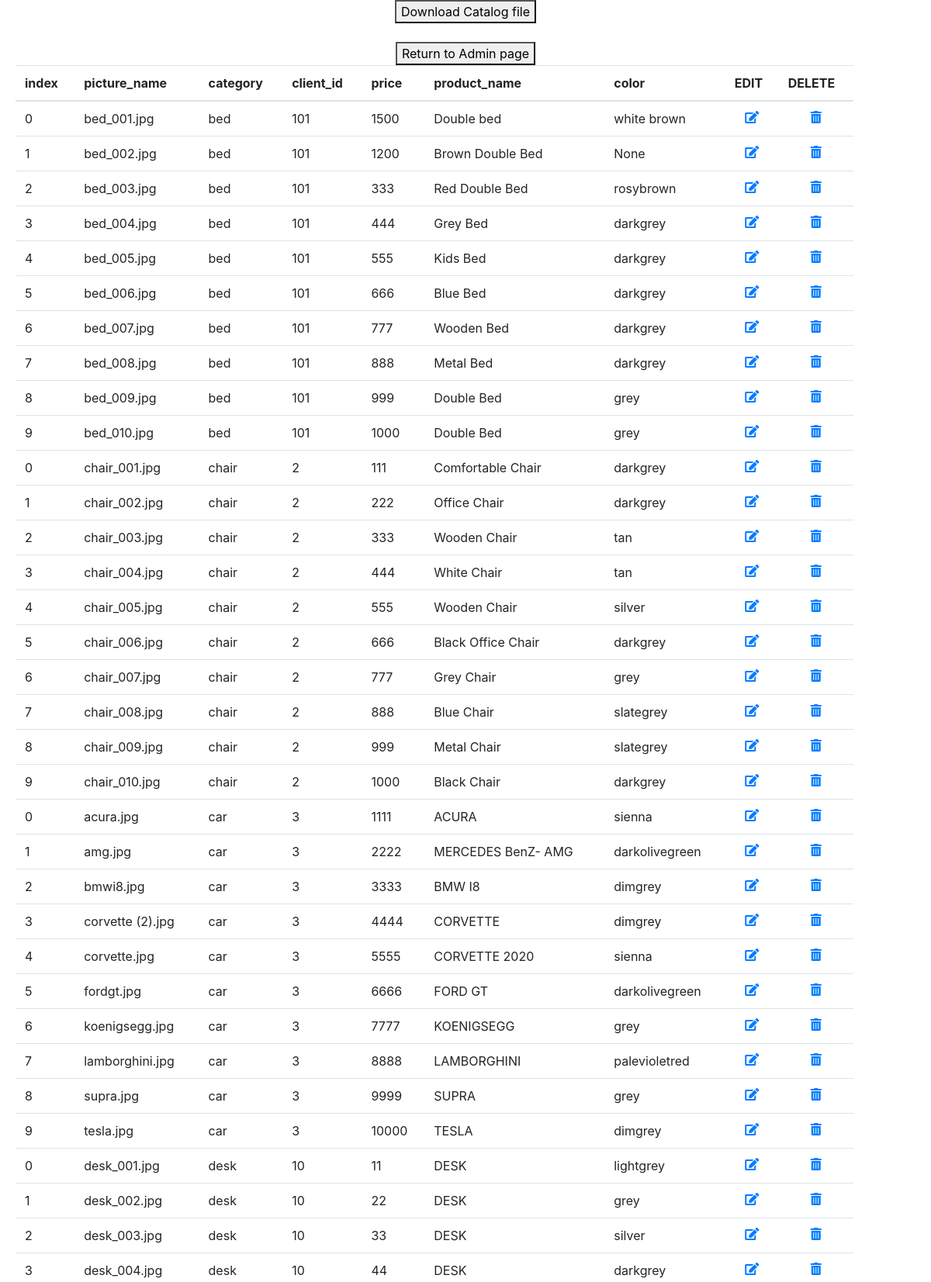
Screenshot of /sql_database (upper part) with the database file from the repository.
### tables this page shows
CREATE TABLE "data_table" (
"index" VARCHAR(256),
  "picture_name" VARCHAR(256),
  "category" VARCHAR(256),
  "client_id" VARCHAR(256),
  "price" VARCHAR(256),
  "product_name" VARCHAR(256),
  "color" VARCHAR(256)
);

### app.py (the view)
@app.route('/sql_database')
def sql_database():
    results = sql_query(''' SELECT * FROM data_table''')
    return render_template('viewcsv.html', results=results)

### dbmodel/sqlquery.py (called while the page is built)
def sql_query(query):
    cur = conn.cursor()
    cur.execute(query)
    rows = cur.fetchall()
    return rows

### templates/viewcsv.html (shortened to what this page needs)
<html>
    <head>
         <link rel="stylesheet" href="https://use.fontawesome.com/releases/v5.1.0/css/all.css">
         <link rel="stylesheet" href="https://stackpath.bootstrapcdn.com/bootstrap/4.1.1/css/bootstrap.min.css">
    </head>
   <body>
    <div>
        <center>
            <button type="button" onclick="window.location.href='{{url_for('download')}}';">Download Catalog file</button>
            <br><br>
            <button type="button" onclick="window.location.href='{{ url_for( 'admin' ) }}';">Return to Admin page</button>
        </center>
    </div>
    <div>
        <table class = 'table table-hover' style = 'margin-left: 20px; width: 90%;'>
            <thead>
            <tr>
                <th>index</th>
                <th>picture_name</th>
                <th>category</th>
                <th>client_id</th>
                <th>price</th>
                <th>product_name</th>
                <th>color</th>
                <th>EDIT</th>
                <th>DELETE</th>
            </tr>
            </thead>
            {% for result in results %}
                <tr>
                    <td>{{result["index"]}}</td>
                    <td>{{result["picture_name"]}}</td>
                    <td>{{result['category']}}</td>
                    <td>{{result['client_id']}}</td>
                    <td>{{result['price']}}</td>
                    <td>{{result['product_name']}}</td>
                    <td>{{result['color']}}</td>
                    <td align="center"><a href = "{{ url_for('sql_editlink', efname=result['picture_name'], elname=result['category']) }}"><i class="fas fa-edit"></a></td>
                    <td align="center"><a href = "{{ url_for('sql_datadelete', fname=result['picture_name'], lname=result['category']) }}"><i class="fas fa-trash-alt"></a></td>
                </tr>
            {% endfor %}
        </table>
    </div>
   </body>
</html>

### rows the page displays
data_table: index "0", picture_name "bed_001.jpg", category "bed", client_id "101", price "1500", product_name "Double bed", color "white brown"
data_table: index "1", picture_name "bed_002.jpg", category "bed", client_id "101", price "1200", product_name "Brown Double Bed", color "None"
data_table: index "2", picture_name "bed_003.jpg", category "bed", client_id "101", price "333", product_name "Red Double Bed", color "rosybrown"
data_table: index "3", picture_name "bed_004.jpg", category "bed", client_id "101", price "444", product_name "Grey Bed", color "darkgrey"
data_table: index "4", picture_name "bed_005.jpg", category "bed", client_id "101", price "555", product_name "Kids Bed", color "darkgrey"
data_table: index "5", picture_name "bed_006.jpg", category "bed", client_id "101", price "666", product_name "Blue Bed", color "darkgrey"
data_table: index "6", picture_name "bed_007.jpg", category "bed", client_id "101", price "777", product_name "Wooden Bed", color "darkgrey"
data_table: index "7", picture_name "bed_008.jpg", category "bed", client_id "101", price "888", product_name "Metal Bed", color "darkgrey"
data_table: index "8", picture_name "bed_009.jpg", category "bed", client_id "101", price "999", product_name "Double Bed", color "grey"
data_table: index "9", picture_name "bed_010.jpg", category "bed", client_id "101", price "1000", product_name "Double Bed", color "grey"
data_table: index "0", picture_name "chair_001.jpg", category "chair", client_id "2", price "111", product_name "Comfortable Chair", color "darkgrey"
data_table: index "1", picture_name "chair_002.jpg", category "chair", client_id "2", price "222", product_name "Office Chair", color "darkgrey"
data_table: index "2", picture_name "chair_003.jpg", category "chair", client_id "2", price "333", product_name "Wooden Chair", color "tan"
data_table: index "3", picture_name "chair_004.jpg", category "chair", client_id "2", price "444", product_name "White Chair", color "tan"
data_table: index "4", picture_name "chair_005.jpg", category "chair", client_id "2", price "555", product_name "Wooden Chair", color "silver"
data_table: index "5", picture_name "chair_006.jpg", category "chair", client_id "2", price "666", product_name "Black Office Chair", color "darkgrey"
data_table: index "6", picture_name "chair_007.jpg", category "chair", client_id "2", price "777", product_name "Grey Chair", color "grey"
data_table: index "7", picture_name "chair_008.jpg", category "chair", client_id "2", price "888", product_name "Blue Chair", color "slategrey"
data_table: index "8", picture_name "chair_009.jpg", category "chair", client_id "2", price "999", product_name "Metal Chair", color "slategrey"
data_table: index "9", picture_name "chair_010.jpg", category "chair", client_id "2", price "1000", product_name "Black Chair", color "darkgrey"
data_table: index "0", picture_name "acura.jpg", category "car", client_id "3", price "1111", product_name "ACURA", color "sienna"
data_table: index "1", picture_name "amg.jpg", category "car", client_id "3", price "2222", product_name "MERCEDES BenZ- AMG", color "darkolivegreen"
data_table: index "2", picture_name "bmwi8.jpg", category "car", client_id "3", price "3333", product_name "BMW I8", color "dimgrey"
data_table: index "3", picture_name "corvette (2).jpg", category "car", client_id "3", price "4444", product_name "CORVETTE", color "dimgrey"
data_table: index "4", picture_name "corvette.jpg", category "car", client_id "3", price "5555", product_name "CORVETTE 2020", color "sienna"
data_table: index "5", picture_name "fordgt.jpg", category "car", client_id "3", price "6666", product_name "FORD GT", color "darkolivegreen"
data_table: index "6", picture_name "koenigsegg.jpg", category "car", client_id "3", price "7777", product_name "KOENIGSEGG", color "grey"
data_table: index "7", picture_name "lamborghini.jpg", category "car", client_id "3", price "8888", product_name "LAMBORGHINI", color "palevioletred"
data_table: index "8", picture_name "supra.jpg", category "car", client_id "3", price "9999", product_name "SUPRA", color "grey"
data_table: index "9", picture_name "tesla.jpg", category "car", client_id "3", price "10000", product_name "TESLA", color "dimgrey"
data_table: index "0", picture_name "desk_001.jpg", category "desk", client_id "10", price "11", product_name "DESK", color "lightgrey"
data_table: index "1", picture_name "desk_002.jpg", category "desk", client_id "10", price "22", product_name "DESK", color "grey"
data_table: index "2", picture_name "desk_003.jpg", category "desk", client_id "10", price "33", product_name "DESK", color "silver"
data_table: index "3", picture_name "desk_004.jpg", category "desk", client_id "10", price "44", product_name "DESK", color "darkgrey"
